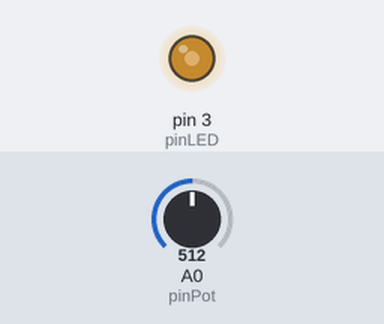
Bench run of a sketch on a simulated Arduino Uno, built with avr-gcc and run on an emulated ATmega328P. Shown: output pins drawn as LEDs (lit = HIGH). The inputs (shaded band) are chosen by the test bench; at power-on: A0 (pinPot) = 512.

Above: at 1.2 s.
1.3 s: A0 (pinPot) set to 716
At 2.2 s:
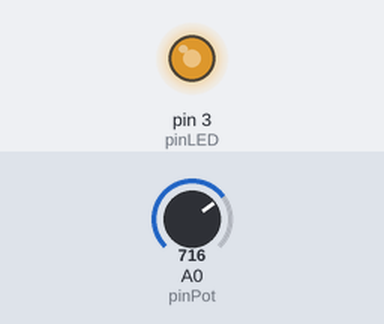
2.8 s: A0 (pinPot) set to 900
At 3.5 s:
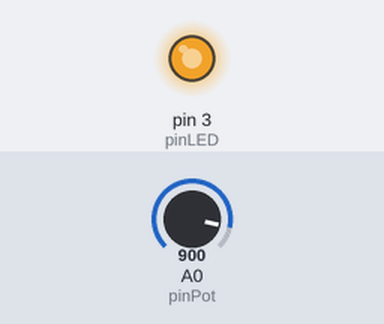
4.3 s: A0 (pinPot) set to 122
At 5.5 s:
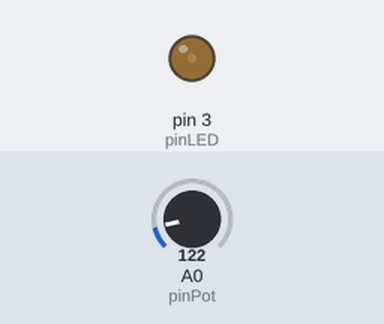
5.8 s: A0 (pinPot) set to 0
At 7.0 s:
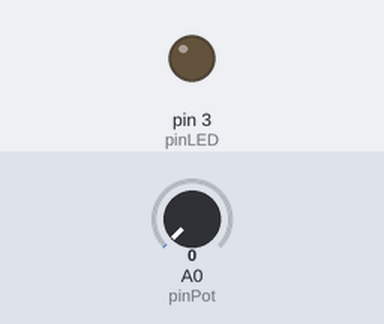
7.3 s: A0 (pinPot) set to 511
At 8.0 s:
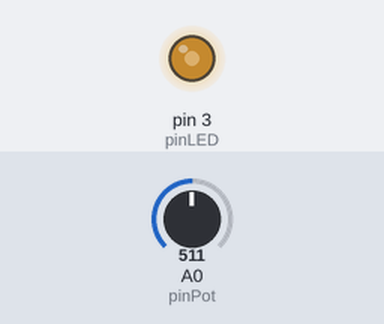
Timing chart, 0 to 9.8 s (numbered marks = the images above; inputs shaded):
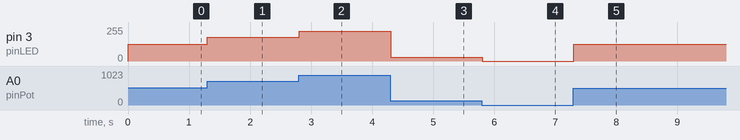

The sketch:

Codigo_PWM_con_Led_y_Potenciometro.ino
```cpp
int pinLED = 3;
int pinPot = A0;

void setup() {
  pinMode(pinLED, OUTPUT);
}

void loop() {
  int valorPot = analogRead(pinPot);
  int brillo = map(valorPot, 0, 1023, 0, 255);
  analogWrite(pinLED, brillo);
  delay(10);
}
```

Measured:
- after the input at 1.3 s, pin 3 (pinLED): 127/255 → 178/255 at once
- after the input at 2.8 s, pin 3 (pinLED): 178/255 → 224/255 at once
- after the input at 4.3 s, pin 3 (pinLED): 224/255 → 30/255 at once
- after the input at 5.8 s, pin 3 (pinLED): 30/255 → 0/255 at once
- after the input at 7.3 s, pin 3 (pinLED): 0/255 → 127/255 at once
